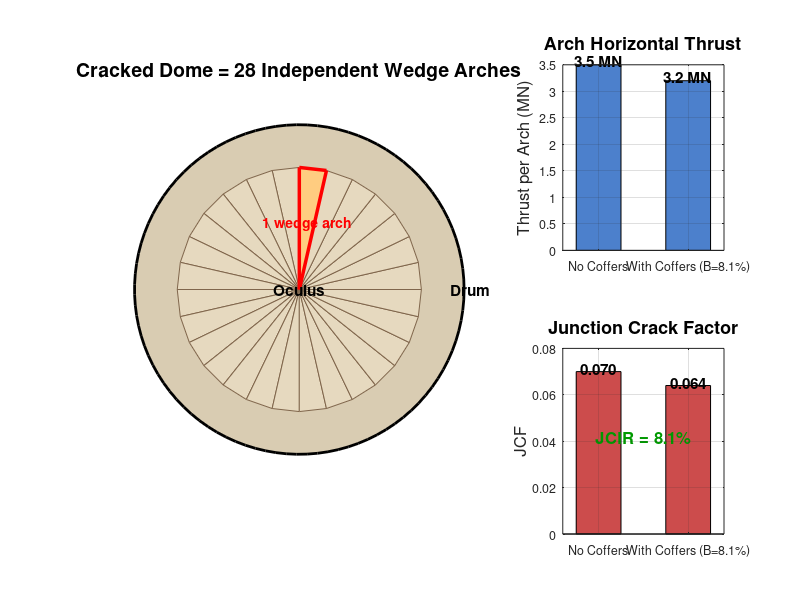

MATLAB code for this plot:
% plot_arch_model.m
% Wedge arch visualization + thrust + JCF analysis
% MATLAB R2026a

clear; close all;

B_pct    = 8.085;
thrust_0 = 3.5;
thrust_B = 3.2;
n_arches = 28;

figure('Position', [80, 80, 900, 550]);

subplot(2,3,[1 2 4 5]);
hold on;
R_plot = 22;
theta = linspace(0, 2*pi, n_arches+1);
phi_drum = linspace(0, 2*pi, 100);
fill(R_plot*1.35*cos(phi_drum), R_plot*1.35*sin(phi_drum), ...
    [0.85 0.8 0.7], 'EdgeColor', 'k', 'LineWidth', 2);
for i = 1:n_arches
    t1 = theta(i); t2 = theta(i+1);
    patch([0, R_plot*cos(t1), R_plot*cos(t2), 0], ...
          [0, R_plot*sin(t1), R_plot*sin(t2), 0], ...
          [0.9 0.85 0.75], 'EdgeColor', [0.5 0.4 0.3]);
end
t1_h = theta(7); t2_h = theta(8);
patch([0, R_plot*cos(t1_h), R_plot*cos(t2_h), 0], ...
      [0, R_plot*sin(t1_h), R_plot*sin(t2_h), 0], ...
      [1 0.8 0.5], 'EdgeColor', 'r', 'LineWidth', 2.5);
t_mid = (t1_h + t2_h)/2;
text(R_plot*0.55*cos(t_mid), R_plot*0.55*sin(t_mid), ...
    '1 wedge arch', 'FontSize', 10, 'FontWeight', 'bold', 'Color', 'r', ...
    'HorizontalAlignment', 'center');
text(0, 0, 'Oculus', 'FontSize', 11, 'HorizontalAlignment', 'center', 'FontWeight', 'bold');
text(R_plot*1.4, 0, 'Drum', 'FontSize', 11, 'FontWeight', 'bold', 'HorizontalAlignment', 'center');
axis equal;
xlim([-R_plot*1.6, R_plot*1.6]);
ylim([-R_plot*1.6, R_plot*1.6]);
title(sprintf('Cracked Dome = %d Independent Wedge Arches', n_arches), 'FontSize', 14);
axis off;

subplot(2,3,3);
cats = {'No Coffers', sprintf('With Coffers (B=%.1f%%)', B_pct)};
tv = [thrust_0, thrust_B];
h_bar = bar(tv, 0.5, 'FaceColor', [0.3 0.5 0.8]);
set(gca, 'XTickLabel', cats, 'FontSize', 9);
ylabel('Thrust per Arch (MN)', 'FontSize', 12);
title('Arch Horizontal Thrust', 'FontSize', 13);
for i = 1:2
    text(i, tv(i) + 0.08, sprintf('%.1f MN', tv(i)), ...
        'HorizontalAlignment', 'center', 'FontSize', 11, 'FontWeight', 'bold');
end
grid on; box on;

subplot(2,3,6);
jv = [0.070, 0.064];
h_bar2 = bar(jv, 0.5, 'FaceColor', [0.8 0.3 0.3]);
set(gca, 'XTickLabel', cats, 'FontSize', 9);
ylabel('JCF', 'FontSize', 12);
title('Junction Crack Factor', 'FontSize', 13);
for i = 1:2
    text(i, jv(i) + 0.0015, sprintf('%.3f', jv(i)), ...
        'HorizontalAlignment', 'center', 'FontSize', 11, 'FontWeight', 'bold');
end
text(1.5, max(jv)*0.6, sprintf('JCIR = %.1f%%', B_pct), ...
    'FontSize', 12, 'FontWeight', 'bold', 'Color', [0 0.6 0], ...
    'HorizontalAlignment', 'center');
grid on; box on;

saveas(gcf, 'fig_arch_model.png');
fprintf('Saved: fig_arch_model.png\n');
